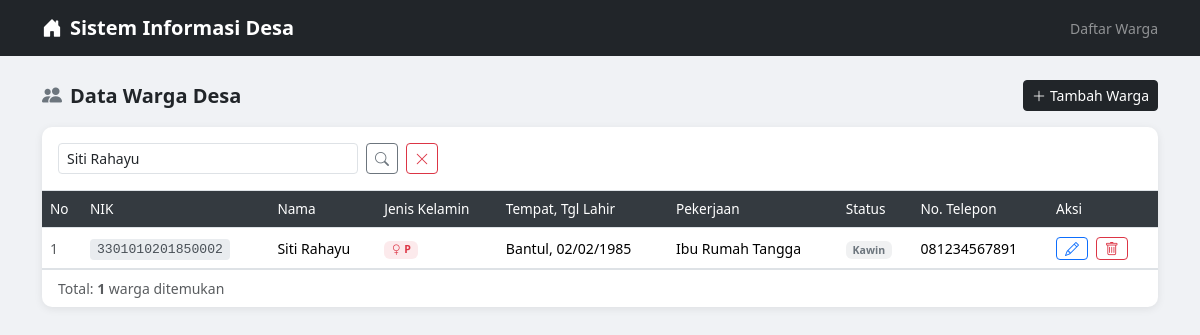
/praktikum_crud1/index.php?cari=Siti Rahayu, run on the app's committed database.
### tables this page shows
CREATE TABLE warga (
    id INT AUTO_INCREMENT PRIMARY KEY,
    nik VARCHAR(16) NOT NULL UNIQUE,
    nama VARCHAR(100) NOT NULL,
    jenis_kelamin ENUM('Laki-laki', 'Perempuan') NOT NULL,
    tempat_lahir VARCHAR(100) NOT NULL,
    tanggal_lahir DATE NOT NULL,
    agama VARCHAR(20) NOT NULL,
    pekerjaan VARCHAR(100) NOT NULL,
    alamat TEXT NOT NULL,
    no_telepon VARCHAR(15),
    status_perkawinan ENUM('Belum Kawin', 'Kawin', 'Cerai Hidup', 'Cerai Mati') NOT NULL DEFAULT 'Belum Kawin',
    created_at TIMESTAMP DEFAULT CURRENT_TIMESTAMP
);

### praktikum_crud1/index.php (the view, shortened to what this page needs)
<!DOCTYPE html>
<html lang="id">
<head>
    <link rel="stylesheet" href="https://cdn.jsdelivr.net/npm/bootstrap@5.3.2/dist/css/bootstrap.min.css">
    <link rel="stylesheet" href="https://cdn.jsdelivr.net/npm/bootstrap-icons@1.11.3/font/bootstrap-icons.min.css">
</head>
<body>
<nav class="navbar navbar-dark bg-dark mb-4">
    <div class="container">
        <span class="navbar-brand">
            <i class="bi bi-house-door-fill me-2"></i>Sistem Informasi Desa
        </span>
        <span class="text-white-50 small">Daftar Warga</span>
    </div>
</nav>
<div class="container mb-5">
    <div class="d-flex justify-content-between align-items-center mb-3">
        <h5 class="mb-0 fw-semibold"><i class="bi bi-people-fill me-2 text-secondary"></i>Data Warga Desa</h5>
        <a href="tambah.php" class="btn btn-dark btn-sm">
            <i class="bi bi-plus-lg me-1"></i>Tambah Warga
        </a>
    </div>
    <div class="card">
        <div class="card-body p-0">
            <?php
            include_once("config.php");
            $cari = isset($_GET['cari']) ? mysqli_real_escape_string($conn, $_GET['cari']) : '';
            $where = $cari ? "WHERE nama LIKE '%$cari%' OR nik LIKE '%$cari%' OR alamat LIKE '%$cari%'" : '';
            $result = mysqli_query($conn, "SELECT * FROM warga $where ORDER BY id DESC");
            $total  = mysqli_num_rows($result);
            ?>
            <div class="p-3 border-bottom">
                <form method="GET" action="index.php" class="d-flex gap-2">
                    <input type="text" name="cari" class="form-control form-control-sm" placeholder="Cari nama, NIK, atau alamat..." value="<?= htmlspecialchars($cari) ?>" style="max-width:300px;">
                    <button type="submit" class="btn btn-outline-secondary btn-sm"><i class="bi bi-search"></i></button>
                    <?php if ($cari): ?>
                        <a href="index.php" class="btn btn-outline-danger btn-sm"><i class="bi bi-x-lg"></i></a>
                    <?php endif; ?>
                </form>
            </div>
            <div class="table-responsive">
                <table class="table table-hover mb-0">
                    <thead>
                        <tr>
                            <th style="width:40px">No</th>
                            <th>NIK</th>
                            <th>Nama</th>
                            <th>Jenis Kelamin</th>
                            <th>Tempat, Tgl Lahir</th>
                            <th>Pekerjaan</th>
                            <th>Status</th>
                            <th>No. Telepon</th>
                            <th style="width:110px">Aksi</th>
                        </tr>
                    </thead>
                    <tbody>
                        <?php if ($total > 0):
                            $no = 1;
                            while ($row = mysqli_fetch_assoc($result)): ?>
                            <tr>
                                <td class="text-muted"><?= $no++ ?></td>
                                <td><span class="badge-nik"><?= htmlspecialchars($row['nik']) ?></span></td>
                                <td class="fw-medium"><?= htmlspecialchars($row['nama']) ?></td>
                                <td>
                                    <?php if ($row['jenis_kelamin'] === 'Laki-laki'): ?>
                                        <span class="badge bg-primary bg-opacity-10 text-primary">
                                            <i class="bi bi-gender-male"></i> L
                                        </span>
                                    <?php else: ?>
                                        <span class="badge bg-danger bg-opacity-10 text-danger">
                                            <i class="bi bi-gender-female"></i> P
                                        </span>
                                    <?php endif; ?>
                                </td>
                                <td><?= htmlspecialchars($row['tempat_lahir']) ?>, <?= date('d/m/Y', strtotime($row['tanggal_lahir'])) ?></td>
                                <td><?= htmlspecialchars($row['pekerjaan']) ?></td>
                                <td><span class="badge bg-secondary bg-opacity-10 text-secondary"><?= $row['status_perkawinan'] ?></span></td>
                                <td><?= htmlspecialchars($row['no_telepon'] ?: '-') ?></td>
                                <td>
                                    <a href="edit.php?id=<?= $row['id'] ?>" class="btn btn-sm btn-outline-primary py-0 px-2" title="Edit">
                                        <i class="bi bi-pencil"></i>
                                    </a>
                                    <a href="hapus.php?id=<?= $row['id'] ?>"
                                       class="btn btn-sm btn-outline-danger py-0 px-2 ms-1"
                                       title="Hapus"
                                       onclick="return confirm('Yakin ingin menghapus data warga ini?')">
                                        <i class="bi bi-trash"></i>
                                    </a>
                                </td>
                            </tr>
                        <?php endwhile; ?>
                        <?php endif; ?>
                    </tbody>
                </table>
            </div>
            <div class="px-3 py-2 border-top text-muted small">
                Total: <strong><?= $total ?></strong> warga<?= $cari ? ' ditemukan' : ' terdaftar' ?>
            </div>
        </div>
    </div>
</div>
</body>
</html>

### praktikum_crud1/index.php (style rules this page uses)
body { background-color: #f0f2f5; }
.navbar-brand { font-weight: 600; }
.card { border: none; border-radius: 10px; box-shadow: 0 2px 8px rgba(0,0,0,0.08); }
.table thead th { background-color: #343a40; color: #fff; font-size: 0.85rem; font-weight: 500; vertical-align: middle; }
.table tbody td { vertical-align: middle; font-size: 0.88rem; }
.badge-nik { font-family: monospace; font-size: 0.82rem; background-color: #e9ecef; color: #495057; padding: 3px 7px; border-radius: 4px; }

### data on the page
warga: nik "3301010201850002", nama "Siti Rahayu", jenis_kelamin "P", tempat_lahir "Bantul", tanggal_lahir "02/02/1985", pekerjaan "Ibu Rumah Tangga", status_perkawinan "Kawin", no_telepon "081234567891"

### other printed values
$total "1"
